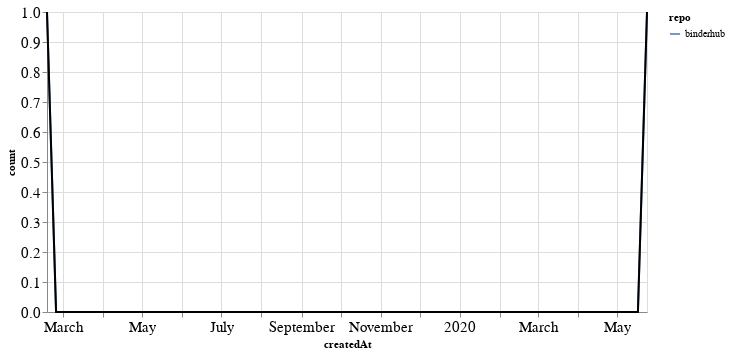

The code cell stored with this chart in its notebook:
### Markdown cell above
### PRs

### Code cell
prs_time = prs.groupby('repo').resample('W', on='createdAt').count()['author'].reset_index()
prs_time = prs_time.rename(columns={'author': 'count'})
prs_time_total = prs_time.groupby('createdAt').agg({"count": "sum"}).reset_index()

ch1 = alt.Chart(prs_time, width=600).mark_line().encode(
    x='createdAt',
    y='count',
    color='repo',
    tooltip="repo"
)

ch2 = alt.Chart(prs_time_total, width=600).mark_line(color="black").encode(
    x='createdAt',
    y='count',
)

ch1 + ch2

### Figure 1 — Vega-Lite specification as saved in the notebook (floating-point values rounded to 4 significant figures)
{"config": {"axisLeft": {"labelFontSize": 15}, "axisBottom": {"labelFontSize": 15}}, "layer": [{"data": {"name": "data-a33d1b7e4ac579b0c6848802ede685f8"}, "mark": "line", "encoding": {"color": {"type": "nominal", "field": "repo"}, "tooltip": {"type": "nominal", "field": "repo"}, "x": {"type": "temporal", "field": "createdAt"}, "y": {"type": "quantitative", "field": "count"}}, "width": 600}, {"data": {"name": "data-08d8bbf294c6d43dadfb7fedcbe0fced"}, "mark": {"type": "line", "color": "black"}, "encoding": {"x": {"type": "temporal", "field": "createdAt"}, "y": {"type": "quantitative", "field": "count"}}, "width": 600}], "$schema": "https://vega.github.io/schema/vega-lite/v4.8.1.json", "datasets": {"data-a33d1b7e4ac579b0c6848802ede685f8": [{"repo": "binderhub", "createdAt": "2019-02-17T00:00:00", "count": 1}, {"repo": "binderhub", "createdAt": "2019-02-24T00:00:00", "count": 0}, {"repo": "binderhub", "createdAt": "2019-03-03T00:00:00", "count": 0}, {"repo": "binderhub", "createdAt": "2019-03-10T00:00:00", "count": 0}, {"repo": "binderhub", "createdAt": "2019-03-17T00:00:00", "count": 0}, {"repo": "binderhub", "createdAt": "2019-03-24T00:00:00", "count": 0}, {"repo": "binderhub", "createdAt": "2019-03-31T00:00:00", "count": 0}, {"repo": "binderhub", "createdAt": "2019-04-07T00:00:00", "count": 0}, {"repo": "binderhub", "createdAt": "2019-04-14T00:00:00", "count": 0}, {"repo": "binderhub", "createdAt": "2019-04-21T00:00:00", "count": 0}, {"repo": "binderhub", "createdAt": "2019-04-28T00:00:00", "count": 0}, {"repo": "binderhub", "createdAt": "2019-05-05T00:00:00", "count": 0}, {"repo": "binderhub", "createdAt": "2019-05-12T00:00:00", "count": 0}, {"repo": "binderhub", "createdAt": "2019-05-19T00:00:00", "count": 0}, {"repo": "binderhub", "createdAt": "2019-05-26T00:00:00", "count": 0}, {"repo": "binderhub", "createdAt": "2019-06-02T00:00:00", "count": 0}, {"repo": "binderhub", "createdAt": "2019-06-09T00:00:00", "count": 0}, {"repo": "binderhub", "createdAt": "2019-06-16T00:00:00", "count": 0}, {"repo": "binderhub", "createdAt": "2019-06-23T00:00:00", "count": 0}, {"repo": "binderhub", "createdAt": "2019-06-30T00:00:00", "count": 0}, {"repo": "binderhub", "createdAt": "2019-07-07T00:00:00", "count": 0}, {"repo": "binderhub", "createdAt": "2019-07-14T00:00:00", "count": 0}, {"repo": "binderhub", "createdAt": "2019-07-21T00:00:00", "count": 0}, {"repo": "binderhub", "createdAt": "2019-07-28T00:00:00", "count": 0}, {"repo": "binderhub", "createdAt": "2019-08-04T00:00:00", "count": 0}, {"repo": "binderhub", "createdAt": "2019-08-11T00:00:00", "count": 0}, {"repo": "binderhub", "createdAt": "2019-08-18T00:00:00", "count": 0}, {"repo": "binderhub", "createdAt": "2019-08-25T00:00:00", "count": 0}, {"repo": "binderhub", "createdAt": "2019-09-01T00:00:00", "count": 0}, {"repo": "binderhub", "createdAt": "2019-09-08T00:00:00", "count": 0}, {"repo": "binderhub", "createdAt": "2019-09-15T00:00:00", "count": 0}, {"repo": "binderhub", "createdAt": "2019-09-22T00:00:00", "count": 0}, {"repo": "binderhub", "createdAt": "2019-09-29T00:00:00", "count": 0}, {"repo": "binderhub", "createdAt": "2019-10-06T00:00:00", "count": 0}, {"repo": "binderhub", "createdAt": "2019-10-13T00:00:00", "count": 0}, {"repo": "binderhub", "createdAt": "2019-10-20T00:00:00", "count": 0}, {"repo": "binderhub", "createdAt": "2019-10-27T00:00:00", "count": 0}, {"repo": "binderhub", "createdAt": "2019-11-03T00:00:00", "count": 0}, {"repo": "binderhub", "createdAt": "2019-11-10T00:00:00", "count": 0}, {"repo": "binderhub", "createdAt": "2019-11-17T00:00:00", "count": 0}, {"repo": "binderhub", "createdAt": "2019-11-24T00:00:00", "count": 0}, {"repo": "binderhub", "createdAt": "2019-12-01T00:00:00", "count": 0}, {"repo": "binderhub", "createdAt": "2019-12-08T00:00:00", "count": 0}, {"repo": "binderhub", "createdAt": "2019-12-15T00:00:00", "count": 0}, {"repo": "binderhub", "createdAt": "2019-12-22T00:00:00", "count": 0}, {"repo": "binderhub", "createdAt": "2019-12-29T00:00:00", "count": 0}, {"repo": "binderhub", "createdAt": "2020-01-05T00:00:00", "count": 0}, {"repo": "binderhub", "createdAt": "2020-01-12T00:00:00", "count": 0}, {"repo": "binderhub", "createdAt": "2020-01-19T00:00:00", "count": 0}, {"repo": "binderhub", "createdAt": "2020-01-26T00:00:00", "count": 0}, {"repo": "binderhub", "createdAt": "2020-02-02T00:00:00", "count": 0}, {"repo": "binderhub", "createdAt": "2020-02-09T00:00:00", "count": 0}, {"repo": "binderhub", "createdAt": "2020-02-16T00:00:00", "count": 0}, {"repo": "binderhub", "createdAt": "2020-02-23T00:00:00", "count": 0}, {"repo": "binderhub", "createdAt": "2020-03-01T00:00:00", "count": 0}, {"repo": "binderhub", "createdAt": "2020-03-08T00:00:00", "count": 0}, {"repo": "binderhub", "createdAt": "2020-03-15T00:00:00", "count": 0}, {"repo": "binderhub", "createdAt": "2020-03-22T00:00:00", "count": 0}, {"repo": "binderhub", "createdAt": "2020-03-29T00:00:00", "count": 0}, {"repo": "binderhub", "createdAt": "2020-04-05T00:00:00", "count": 0}, {"repo": "binderhub", "createdAt": "2020-04-12T00:00:00", "count": 0}, {"repo": "binderhub", "createdAt": "2020-04-19T00:00:00", "count": 0}, {"repo": "binderhub", "createdAt": "2020-04-26T00:00:00", "count": 0}, {"repo": "binderhub", "createdAt": "2020-05-03T00:00:00", "count": 0}, {"repo": "binderhub", "createdAt": "2020-05-10T00:00:00", "count": 0}, {"repo": "binderhub", "createdAt": "2020-05-17T00:00:00", "count": 0}, {"repo": "binderhub", "createdAt": "2020-05-24T00:00:00", "count": 1}], "data-08d8bbf294c6d43dadfb7fedcbe0fced": [{"createdAt": "2019-02-17T00:00:00", "count": 1}, {"createdAt": "2019-02-24T00:00:00", "count": 0}, {"createdAt": "2019-03-03T00:00:00", "count": 0}, {"createdAt": "2019-03-10T00:00:00", "count": 0}, {"createdAt": "2019-03-17T00:00:00", "count": 0}, {"createdAt": "2019-03-24T00:00:00", "count": 0}, {"createdAt": "2019-03-31T00:00:00", "count": 0}, {"createdAt": "2019-04-07T00:00:00", "count": 0}, {"createdAt": "2019-04-14T00:00:00", "count": 0}, {"createdAt": "2019-04-21T00:00:00", "count": 0}, {"createdAt": "2019-04-28T00:00:00", "count": 0}, {"createdAt": "2019-05-05T00:00:00", "count": 0}, {"createdAt": "2019-05-12T00:00:00", "count": 0}, {"createdAt": "2019-05-19T00:00:00", "count": 0}, {"createdAt": "2019-05-26T00:00:00", "count": 0}, {"createdAt": "2019-06-02T00:00:00", "count": 0}, {"createdAt": "2019-06-09T00:00:00", "count": 0}, {"createdAt": "2019-06-16T00:00:00", "count": 0}, {"createdAt": "2019-06-23T00:00:00", "count": 0}, {"createdAt": "2019-06-30T00:00:00", "count": 0}, {"createdAt": "2019-07-07T00:00:00", "count": 0}, {"createdAt": "2019-07-14T00:00:00", "count": 0}, {"createdAt": "2019-07-21T00:00:00", "count": 0}, {"createdAt": "2019-07-28T00:00:00", "count": 0}, {"createdAt": "2019-08-04T00:00:00", "count": 0}, {"createdAt": "2019-08-11T00:00:00", "count": 0}, {"createdAt": "2019-08-18T00:00:00", "count": 0}, {"createdAt": "2019-08-25T00:00:00", "count": 0}, {"createdAt": "2019-09-01T00:00:00", "count": 0}, {"createdAt": "2019-09-08T00:00:00", "count": 0}, {"createdAt": "2019-09-15T00:00:00", "count": 0}, {"createdAt": "2019-09-22T00:00:00", "count": 0}, {"createdAt": "2019-09-29T00:00:00", "count": 0}, {"createdAt": "2019-10-06T00:00:00", "count": 0}, {"createdAt": "2019-10-13T00:00:00", "count": 0}, {"createdAt": "2019-10-20T00:00:00", "count": 0}, {"createdAt": "2019-10-27T00:00:00", "count": 0}, {"createdAt": "2019-11-03T00:00:00", "count": 0}, {"createdAt": "2019-11-10T00:00:00", "count": 0}, {"createdAt": "2019-11-17T00:00:00", "count": 0}, {"createdAt": "2019-11-24T00:00:00", "count": 0}, {"createdAt": "2019-12-01T00:00:00", "count": 0}, {"createdAt": "2019-12-08T00:00:00", "count": 0}, {"createdAt": "2019-12-15T00:00:00", "count": 0}, {"createdAt": "2019-12-22T00:00:00", "count": 0}, {"createdAt": "2019-12-29T00:00:00", "count": 0}, {"createdAt": "2020-01-05T00:00:00", "count": 0}, {"createdAt": "2020-01-12T00:00:00", "count": 0}, {"createdAt": "2020-01-19T00:00:00", "count": 0}, {"createdAt": "2020-01-26T00:00:00", "count": 0}, {"createdAt": "2020-02-02T00:00:00", "count": 0}, {"createdAt": "2020-02-09T00:00:00", "count": 0}, {"createdAt": "2020-02-16T00:00:00", "count": 0}, {"createdAt": "2020-02-23T00:00:00", "count": 0}, {"createdAt": "2020-03-01T00:00:00", "count": 0}, {"createdAt": "2020-03-08T00:00:00", "count": 0}, {"createdAt": "2020-03-15T00:00:00", "count": 0}, {"createdAt": "2020-03-22T00:00:00", "count": 0}, {"createdAt": "2020-03-29T00:00:00", "count": 0}, {"createdAt": "2020-04-05T00:00:00", "count": 0}, {"createdAt": "2020-04-12T00:00:00", "count": 0}, {"createdAt": "2020-04-19T00:00:00", "count": 0}, {"createdAt": "2020-04-26T00:00:00", "count": 0}, {"createdAt": "2020-05-03T00:00:00", "count": 0}, {"createdAt": "2020-05-10T00:00:00", "count": 0}, {"createdAt": "2020-05-17T00:00:00", "count": 0}, {"createdAt": "2020-05-24T00:00:00", "count": 1}]}}
